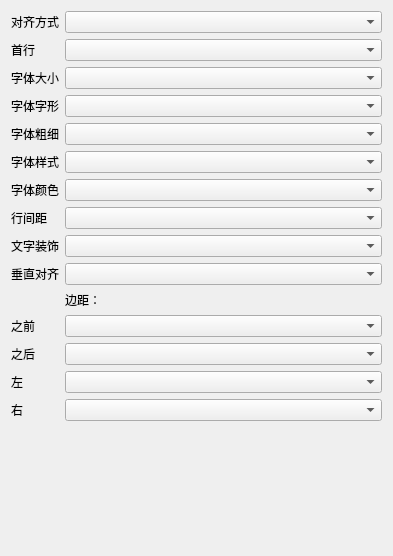
           <widget class="QWidget" name="scrollAreaWidgetContents">
            <property name="geometry">
             <rect>
              <x>0</x>
              <y>0</y>
              <width>393</width>
              <height>556</height>
             </rect>
            </property>
            <layout class="QVBoxLayout" name="verticalLayout_9">
             <item>
              <layout class="QFormLayout" name="formLayout_5">
               <property name="sizeConstraint">
                <enum>QLayout::SizeConstraint::SetDefaultConstraint</enum>
               </property>
               <property name="fieldGrowthPolicy">
                <enum>QFormLayout::FieldGrowthPolicy::AllNonFixedFieldsGrow</enum>
               </property>
               <property name="formAlignment">
                <set>Qt::AlignmentFlag::AlignLeading|Qt::AlignmentFlag::AlignLeft|Qt::AlignmentFlag::AlignTop</set>
               </property>
               <item row="0" column="0">
                <widget class="QLabel" name="label_20">
                 <property name="text">
                  <string>对齐方式</string>
                 </property>
                </widget>
               </item>
               <item row="0" column="1">
                <widget class="QComboBox" name="cbDefAlignment"/>
               </item>
               <item row="1" column="0">
                <widget class="QLabel" name="label_21">
                 <property name="text">
                  <string>首行</string>
                 </property>
                </widget>
               </item>
               <item row="1" column="1">
                <widget class="QComboBox" name="cbDefFirstLine"/>
               </item>
               <item row="2" column="0">
                <widget class="QLabel" name="label_27">
                 <property name="text">
                  <string>字体大小</string>
                 </property>
                </widget>
               </item>
               <item row="2" column="1">
                <widget class="QComboBox" name="cbDefFontSize"/>
               </item>
               <item row="3" column="0">
                <widget class="QLabel" name="label_30">
                 <property name="text">
                  <string>字体字形</string>
                 </property>
                </widget>
               </item>
               <item row="3" column="1">
                <widget class="QComboBox" name="cbDefFontFace"/>
               </item>
               <item row="4" column="0">
                <widget class="QLabel" name="label_28">
                 <property name="text">
                  <string>字体粗细</string>
                 </property>
                </widget>
               </item>
               <item row="4" column="1">
                <widget class="QComboBox" name="cbDefFontWeight"/>
               </item>
               <item row="5" column="0">
                <widget class="QLabel" name="label_29">
                 <property name="text">
                  <string>字体样式</string>
                 </property>
                </widget>
               </item>
               <item row="5" column="1">
                <widget class="QComboBox" name="cbDefFontStyle"/>
               </item>
               <item row="6" column="0">
                <widget class="QLabel" name="label_31">
                 <property name="text">
                  <string>字体颜色</string>
                 </property>
                </widget>
               </item>
               <item row="6" column="1">
                <widget class="QComboBox" name="cbDefFontColor"/>
               </item>
               <item row="7" column="1">
                <widget class="QComboBox" name="cbDefLineHeight"/>
               </item>
               <item row="7" column="0">
                <widget class="QLabel" name="label_33">
                 <property name="text">
                  <string>行间距</string>
                 </property>
                </widget>
               </item>
               <item row="8" column="1">
                <widget class="QComboBox" name="cbDefTextDecoration"/>
               </item>
               <item row="8" column="0">
                <widget class="QLabel" name="label_32">
                 <property name="text">
                  <string>文字装饰</string>
                 </property>
                </widget>
               </item>
               <item row="9" column="1">
                <widget class="QComboBox" name="cbDefVerticalAlign"/>
               </item>
               <item row="9" column="0">
                <widget class="QLabel" name="label_34">
                 <property name="text">
                  <string>垂直对齐</string>
                 </property>
                </widget>
               </item>
               <item row="10" column="1">
                <widget class="QLabel" name="label_26">
                 <property name="text">
                  <string>边距：</string>
                 </property>
                </widget>
               </item>
               <item row="11" column="0">
                <widget class="QLabel" name="label_22">
                 <property name="text">
                  <string>之前</string>
                 </property>
                </widget>
               </item>
               <item row="11" column="1">
                <widget class="QComboBox" name="cbDefMarginBefore"/>
               </item>
               <item row="12" column="0">
                <widget class="QLabel" name="label_23">
                 <property name="text">
                  <string>之后</string>
                 </property>
                </widget>
               </item>
               <item row="12" column="1">
                <widget class="QComboBox" name="cbDefMarginAfter"/>
               </item>
               <item row="13" column="0">
                <widget class="QLabel" name="label_24">
                 <property name="text">
                  <string>左</string>
                 </property>
                </widget>
               </item>
               <item row="13" column="1">
                <widget class="QComboBox" name="cbDefMarginLeft"/>
               </item>
               <item row="14" column="0">
                <widget class="QLabel" name="label_25">
                 <property name="text">
                  <string>右</string>
                 </property>
                </widget>
               </item>
               <item row="14" column="1">
                <widget class="QComboBox" name="cbDefMarginRight"/>
               </item>
              </layout>
             </item>
             <item>
              <spacer name="verticalSpacer">
               <property name="orientation">
                <enum>Qt::Orientation::Vertical</enum>
               </property>
               <property name="sizeHint" stdset="0">
                <size>
                 <width>0</width>
                 <height>0</height>
                </size>
               </property>
              </spacer>
             </item>
            </layout>
           </widget>
